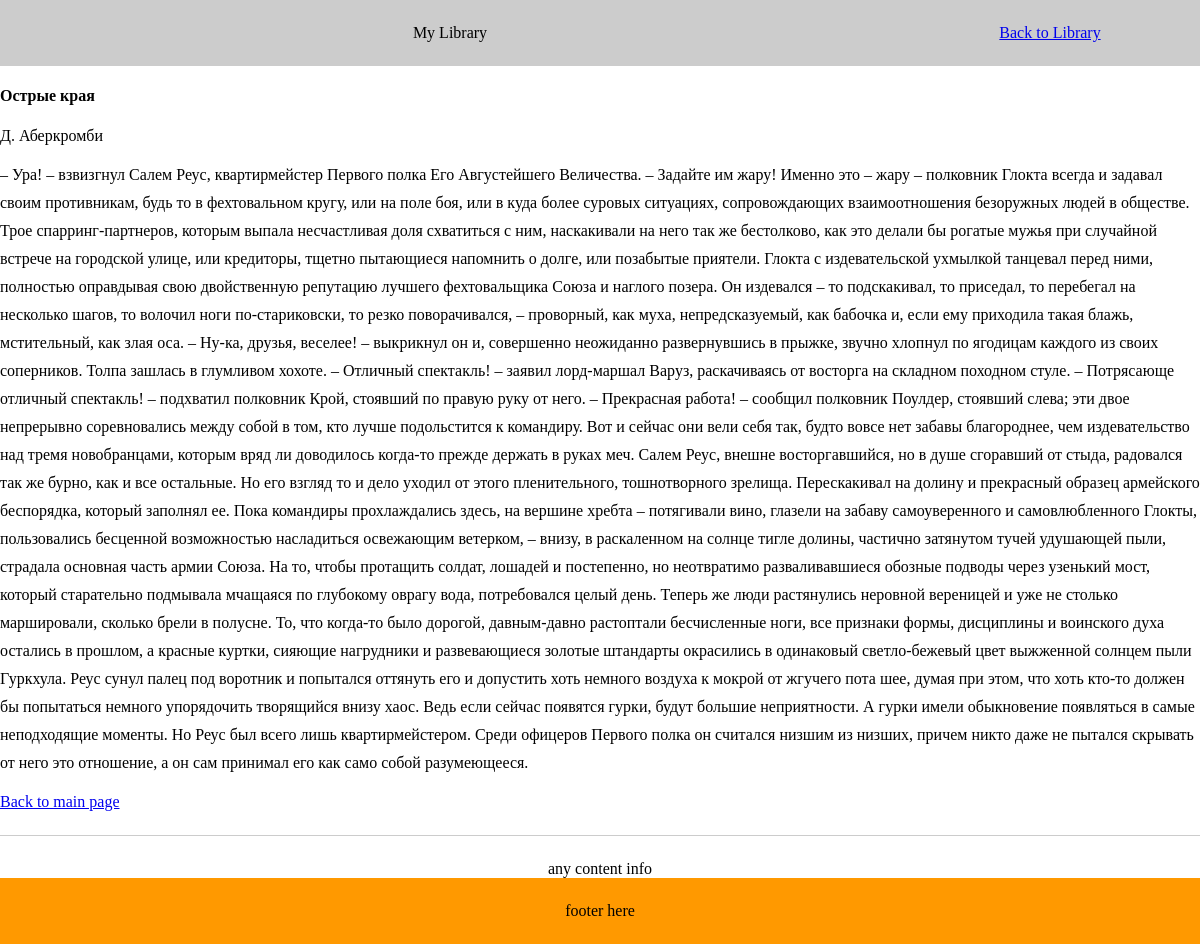
/book.php?id=3, run on the app's committed database.
### tables this page shows
CREATE TABLE `author` (
  `id_author` int(11) NOT NULL,
  `name_author` varchar(128) NOT NULL
);

CREATE TABLE `book` (
  `id_book` int(11) NOT NULL,
  `title_book` varchar(128) NOT NULL,
  `text_book` text NOT NULL
);

### model/m_db.php (called while the page is built, shortened)
<?php
function db_connect() {
    static $db;
    if ($db === null) {
        $db = new PDO('mysql:host=localhost;dbname=booklib', 'root', 'root');
        $db->exec('SET NAMES UTF8');
    }
    return $db;
}
function db_query($sql, $params = []) {
    $db = db_connect();
    $query = $db->prepare($sql);
    $query->execute($params);
    return $query;
}
function db_checkerror($query) {
    $info = $query->errorInfo();
}

### model/m_book.php (called while the page is built, shortened)
<?php
include_once 'm_db.php';
function getAllSingleData($id_book)
{
    $params = ['id_book' => $id_book];
    $query = db_query("SELECT author.name_author, book.title_book, book.text_book
                           FROM cross_book_author
                           JOIN author on author.id_author = cross_book_author.id_author
                           JOIN book on book.id_book = cross_book_author.id_book
                           WHERE book.id_book = :id_book", $params);
    $getAllSingleData = $query->fetch();
    return $getAllSingleData;
}

### view/v_book.php (the view)
<div class="content">
    <div class="container">
        <div class="content__inner">
            <div class="content__main content__main--width-full">
                    <div class="book">
                        <h4 class="book__title"><?php echo $getAllSingleData['title_book'] ?></h4>
                        <div class="book__author"><?php echo $getAllSingleData['name_author']?></div>
                        <p class="book__preview"><?php echo $getAllSingleData['text_book']?></p>
                        <a href="/index.php" class="book__link">Back to main page</a>
                    </div>
                <div style="text-align: center; padding-top: 24px;">any content info</div>
            </div>
        </div>
    </div>
</div>

### assets/css/style.css (style rules this page uses)
html, body { padding: 0; margin: 0; }
.container { max-width: 1200px; width: 100%; margin: 0 auto; }
.content { flex-grow: 1; }
.content__inner { display: flex; }
.content__main { width: 75%; padding: 24px 24px 24px 12px; }
.content__main--width-full { width: 100%; padding: 0; }
.book { border-bottom: 1px solid #ccc; padding-bottom: 24px; }
.book__preview { line-height: 1.75rem; }

### data on the page
author: book.title_book "Острые края", name_author "Д. Аберкромби", book.text_book "– Ура! – взвизгнул Салем Реус, квартирмейстер Первого полка Его Августейшего Величества. – Задайте им жару! Именно это – жару – полковник Глокта всегда и задавал своим противникам, будь то в фехтовальном кругу, или на поле боя, или в куда более суровых ситуациях, сопровождающих взаимоотношения безоружных людей в обществе. Трое спарринг-партнеров, которым выпала несчастливая доля схватиться с ним, наскакивали на него так же бестолково, как это делали бы рогатые мужья при случайной встрече на городской улице, или кредиторы, тщетно пытающиеся напомнить о долге, или позабытые приятели. Глокта с издевательской ухмылкой танцевал перед ними, полностью оправдывая свою двойственную репутацию лучшего…"
